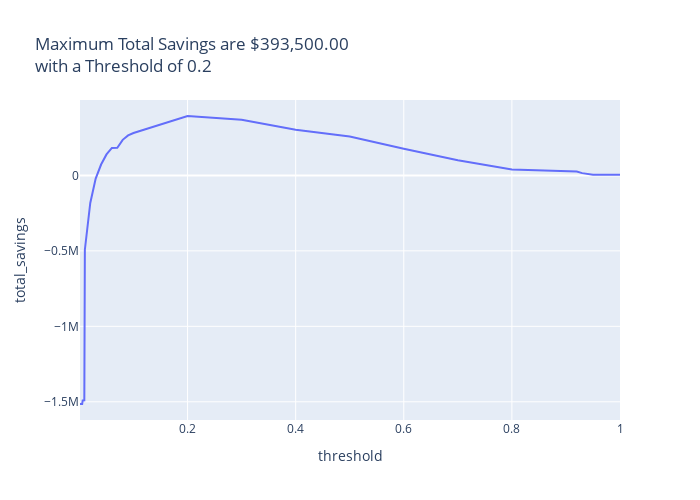

Here is the notebook cell this chart was saved with:
### Code cell
fig_sav = plot_savings_by_threshold(savings_df)
fig_sav.show()

### Figure 1 — Plotly figure (JSON) as saved in the notebook; plotly's stock layout.template omitted (floating-point values rounded to 4 significant figures)
{"data": [{"hovertemplate": "threshold=%{x}<br>total_savings=%{y}<extra></extra>", "legendgroup": "", "line": {"color": "#636efa", "dash": "solid"}, "marker": {"symbol": "circle"}, "mode": "lines", "name": "", "orientation": "v", "showlegend": false, "type": "scatter", "x": [0.001, 0.002, 0.003, 0.004, 0.005, 0.006, 0.007, 0.008, 0.009, 0.01, 0.02, 0.03, 0.04, 0.05, 0.06, 0.07, 0.08, 0.09, 0.1, 0.2, 0.3, 0.4, 0.5, 0.6, 0.7, 0.8, 0.9, 0.91, 0.92, 0.93, 0.94, 0.95, 0.96, 0.97, 0.98, 0.99, 0.99, 0.991, 0.992, 0.993, 0.994, 0.995, 0.996, 0.997, 0.998, 0.999, 0.9991, 0.9992, 0.9993, 0.9994, 0.9995, 0.9996, 0.9997, 0.9998, 0.9999, 1.0], "xaxis": "x", "y": [-1514500, -1514500, -1514500, -1514500, -1514500, -1491000, -1491000, -1490500, -1490500, -492500, -182500, -21500, 72000, 139000, 182000, 182500, 235500, 265000, 281000, 393500, 368500, 303000, 257500, 177000, 101000, 39000, 25000, 25000, 25000, 15000, 10000, 5000, 5000, 5000, 5000, 5000, 5000, 5000, 5000, 5000, 5000, 5000, 5000, 5000, 5000, 5000, 5000, 5000, 5000, 5000, 5000, 5000, 5000, 5000, 5000, 5000], "yaxis": "y"}], "layout": {"height": 500, "legend": {"tracegroupgap": 0}, "title": {"text": "Maximum Total Savings are $393,500.00<br>with a Threshold of 0.2"}, "width": 700, "xaxis": {"anchor": "y", "domain": [0, 1], "title": {"text": "threshold"}}, "yaxis": {"anchor": "x", "domain": [0, 1], "title": {"text": "total_savings"}}}}
